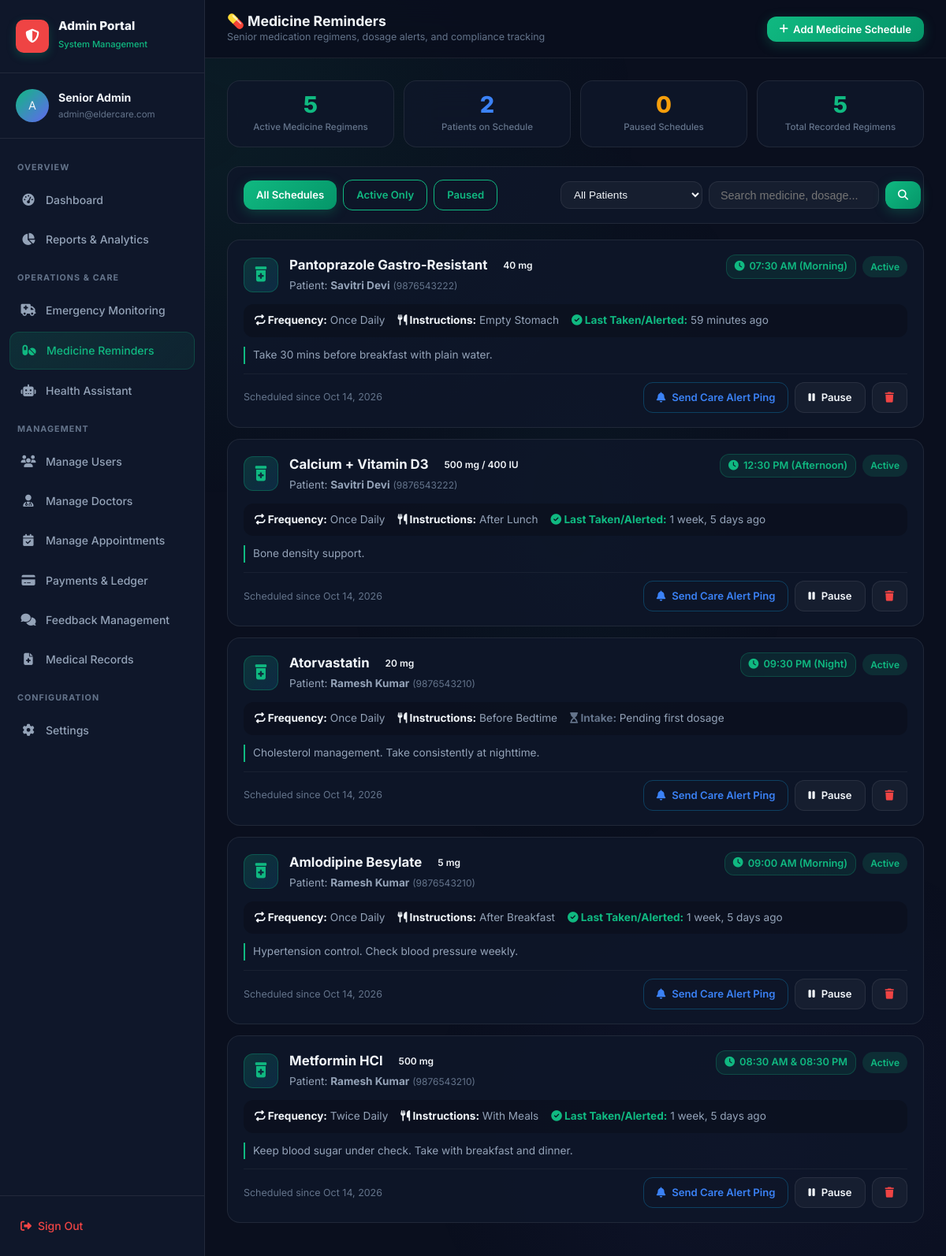
/admin-portal/medicine-reminders/ (signed in), run on the app's committed database.
### users/models.py (models this page shows, shortened)
class MedicineReminder(models.Model):
    STATUS_CHOICES = [
        ('active', 'Active'),
        ('completed', 'Completed'),
        ('paused', 'Paused'),
    ]
    elderly = models.ForeignKey(User, on_delete=models.CASCADE, related_name='medicine_reminders')
    medicine_name = models.CharField(max_length=150)
    dosage = models.CharField(max_length=100)
    frequency = models.CharField(max_length=100, default='Once Daily')
    time_of_day = models.CharField(max_length=100, default='08:00 AM (Morning)')
    meal_timing = models.CharField(max_length=100, default='After Meals')
    status = models.CharField(max_length=20, choices=STATUS_CHOICES, default='active')
    start_date = models.DateField(auto_now_add=True)
    end_date = models.DateField(null=True, blank=True)
    last_taken = models.DateTimeField(null=True, blank=True)
    notes = models.TextField(blank=True)
    created_at = models.DateTimeField(auto_now_add=True)
    class Meta:
        ordering = ['-created_at']

class ElderlyProfile(models.Model):
    GENDER_CHOICES = [
        ('Male', 'Male'),
        ('Female', 'Female'),
        ('Other', 'Other'),
        ('Prefer not to say', 'Prefer not to say'),
    ]
    user = models.OneToOneField(User, on_delete=models.CASCADE, related_name='elderly_profile')
    age = models.PositiveIntegerField(null=True, blank=True)
    gender = models.CharField(max_length=20, choices=GENDER_CHOICES, blank=True)
    phone = models.CharField(max_length=20, blank=True)
    address = models.TextField(blank=True)
    blood_group = models.CharField(max_length=10, blank=True)
    emergency_contact_name = models.CharField(max_length=100, blank=True)
    emergency_contact_phone = models.CharField(max_length=20, blank=True)
    created_at = models.DateTimeField(auto_now_add=True)

### users/views.py (the view)
    @login_required
    def wrapper(request, *args, **kwargs):
        if not (request.user.is_staff or request.user.is_superuser):
            messages.error(request, "Administrator privileges required.")
            return redirect('login_redirect')
        return view_func(request, *args, **kwargs)

### users/templates/user/admin-medicine-reminders.html (shortened to what this page needs)
<!DOCTYPE html>
<html lang="en">
<head>
  <link rel="stylesheet" href="/static/css/main.css" />
  <link rel="stylesheet" href="/static/css/dashboard.css" />
  <link rel="stylesheet" href="/static/css/modules.css" />
  <link rel="stylesheet" href="https://cdnjs.cloudflare.com/ajax/libs/font-awesome/6.5.1/css/all.min.css" />
</head>
<body>
  <div class="bg-gradient-mesh"></div>
  <div class="app-layout">
    <aside class="sidebar" id="sidebar">
      <div class="sidebar-header">
        <div class="sidebar-brand">
          <div class="sidebar-logo" style="background:var(--danger); color:white;"><i class="fas fa-shield-halved"></i></div>
          <div class="sidebar-brand-text"><h3>Admin Portal</h3><span>System Management</span></div>
        </div>
      </div>
      <div class="sidebar-user">
        <div class="avatar" id="sidebar_avatar" style="width:42px;height:42px;font-size:0.9rem;">A</div>
        <div class="sidebar-user-info">
          <div class="user-name" id="sidebar_user_name">{{ request.user.get_full_name|default:request.user.username }}</div>
          <div class="user-email" id="sidebar_user_email">{{ request.user.email|default:"admin@eldercare.com" }}</div>
        </div>
      </div>
      <nav class="sidebar-nav">
        <span class="nav-section-label">Overview</span>
        <a href="{% url 'admin_dashboard' %}" class="nav-link"><span class="nav-icon"><i class="fas fa-gauge-high"></i></span>Dashboard</a>
        <a href="{% url 'admin_reports' %}" class="nav-link"><span class="nav-icon"><i class="fas fa-chart-pie"></i></span>Reports & Analytics</a>
        <span class="nav-section-label">Operations & Care</span>
        <a href="{% url 'admin_emergency' %}" class="nav-link"><span class="nav-icon"><i class="fas fa-truck-medical"></i></span>Emergency Monitoring</a>
        <a href="{% url 'admin_medicine_reminders' %}" class="nav-link active"><span class="nav-icon"><i class="fas fa-pills"></i></span>Medicine Reminders</a>
        <a href="{% url 'admin_health_assistant' %}" class="nav-link"><span class="nav-icon"><i class="fas fa-robot"></i></span>Health Assistant</a>
        <span class="nav-section-label">Management</span>
        <a href="{% url 'admin_users' %}" class="nav-link"><span class="nav-icon"><i class="fas fa-users"></i></span>Manage Users</a>
        <a href="{% url 'admin_doctors' %}" class="nav-link"><span class="nav-icon"><i class="fas fa-user-doctor"></i></span>Manage Doctors</a>
        <a href="{% url 'admin_appointments' %}" class="nav-link"><span class="nav-icon"><i class="fas fa-calendar-check"></i></span>Manage Appointments</a>
        <a href="{% url 'admin_payments' %}" class="nav-link"><span class="nav-icon"><i class="fas fa-credit-card"></i></span>Payments & Ledger</a>
        <a href="{% url 'admin_feedback' %}" class="nav-link"><span class="nav-icon"><i class="fas fa-comments"></i></span>Feedback Management</a>
        <a href="{% url 'admin_records' %}" class="nav-link"><span class="nav-icon"><i class="fas fa-file-medical"></i></span>Medical Records</a>
        <span class="nav-section-label">Configuration</span>
        <a href="{% url 'admin_settings' %}" class="nav-link"><span class="nav-icon"><i class="fas fa-gear"></i></span>Settings</a>
      </nav>
      <div class="sidebar-footer">
        <a href="{% url 'logout' %}" class="sidebar-logout" style="text-decoration:none; display:flex; align-items:center; gap:8px;"><span class="nav-icon"><i class="fas fa-right-from-bracket"></i></span>Sign Out</a>
      </div>
    </aside>
    <main class="main-content">
      <header class="topbar">
        <div class="topbar-left">
          <div class="topbar-title">
            <h2>💊 Medicine Reminders</h2>
            <p>Senior medication regimens, dosage alerts, and compliance tracking</p>
          </div>
        </div>
        <div class="topbar-right" style="display:flex; align-items:center; gap:10px;">
          <button class="btn btn-primary btn-sm" onclick="openAddModal()" style="display:flex; align-items:center; gap:6px;">
            <i class="fas fa-plus"></i> Add Medicine Schedule
          </button>
        </div>
      </header>
      <div class="page-content">
        <div class="module-stats">
          <div class="module-stat">
            <div class="ms-value" style="color:var(--primary)">{{ active_reminders }}</div>
            <div class="ms-label">Active Medicine Regimens</div>
          </div>
          <div class="module-stat">
            <div class="ms-value" style="color:var(--info)">{{ patients_with_reminders }}</div>
            <div class="ms-label">Patients on Schedule</div>
          </div>
          <div class="module-stat">
            <div class="ms-value" style="color:var(--warning)">{{ paused_reminders }}</div>
            <div class="ms-label">Paused Schedules</div>
          </div>
          <div class="module-stat">
            <div class="ms-value" style="color:var(--success)">{{ total_reminders }}</div>
            <div class="ms-label">Total Recorded Regimens</div>
          </div>
        </div>
        <div style="background:var(--bg-card); border:1px solid var(--bg-glass-border); border-radius:var(--radius-lg); padding:16px 20px; margin-top:24px; display:flex; gap:12px; flex-wrap:wrap; align-items:center; justify-content:space-between;">
          <div style="display:flex; gap:8px; flex-wrap:wrap; align-items:center;">
            <a href="?status=all&elderly={{ selected_elderly }}&q={{ query }}" class="btn btn-sm {% if status_filter == 'all' %}btn-primary{% else %}btn-outline{% endif %}">All Schedules</a>
            <a href="?status=active&elderly={{ selected_elderly }}&q={{ query }}" class="btn btn-sm {% if status_filter == 'active' %}btn-success{% else %}btn-outline{% endif %}">Active Only</a>
            <a href="?status=paused&elderly={{ selected_elderly }}&q={{ query }}" class="btn btn-sm {% if status_filter == 'paused' %}btn-warning{% else %}btn-outline{% endif %}">Paused</a>
          </div>
          <form method="GET" style="display:flex; gap:8px; margin:0; flex-grow:1; max-width:440px;">
            <select name="elderly" onchange="this.form.submit()" class="form-control" style="background:var(--bg-glass); border:1px solid var(--bg-glass-border); color:var(--text-primary); padding:8px 12px; border-radius:var(--radius-md); font-size:0.85rem; max-width:180px;">
              <option value="">All Patients</option>
            </select>
            <input type="text" name="q" value="{{ query }}" placeholder="Search medicine, dosage..." class="form-control" style="background:var(--bg-glass); border:1px solid var(--bg-glass-border); color:var(--text-primary); padding:8px 14px; border-radius:var(--radius-md); font-size:0.9rem; flex-grow:1;" />
            <button type="submit" class="btn btn-primary btn-sm"><i class="fas fa-magnifying-glass"></i></button>
          </form>
        </div>
        <div style="margin-top:20px;">
          {% if reminders %}
            {% for item in reminders %}
              <div class="med-card">
                <div style="display:flex; justify-content:space-between; align-items:flex-start; flex-wrap:wrap; gap:10px;">
                  <div style="display:flex; align-items:center; gap:14px;">
                    <div style="width:44px; height:44px; border-radius:var(--radius-md); background:linear-gradient(135deg,rgba(16,185,129,0.2),rgba(14,165,233,0.15)); border:1px solid rgba(16,185,129,0.3); display:flex; align-items:center; justify-content:center; color:var(--success); font-size:1.2rem;">
                      <i class="fas fa-prescription-bottle-medical"></i>
                    </div>
                    <div>
                      <div style="font-weight:700; font-size:1.05rem; display:flex; align-items:center; gap:10px;">
                        <span>{{ item.medicine_name }}</span>
                        <span class="badge badge-primary text-xs">{{ item.dosage }}</span>
                      </div>
                      <div style="font-size:0.85rem; color:var(--text-secondary); margin-top:2px;">
                        Patient: <strong>{{ item.elderly.get_full_name|default:item.elderly.username }}</strong>
                        {% if item.elderly.elderly_profile.phone %}
                          <span class="text-muted text-xs">({{ item.elderly.elderly_profile.phone }})</span>
                        {% endif %}
                      </div>
                    </div>
                  </div>
                  <div style="display:flex; align-items:center; gap:8px;">
                    <span class="timing-badge">
                      <i class="fas fa-clock"></i> {{ item.time_of_day }}
                    </span>
                    <span class="badge {% if item.status == 'active' %}badge-success{% elif item.status == 'paused' %}badge-warning{% else %}badge-ghost{% endif %} text-xs">
                      {{ item.get_status_display }}
                    </span>
                  </div>
                </div>
                <div style="display:flex; gap:16px; flex-wrap:wrap; font-size:0.85rem; color:var(--text-secondary); background:rgba(0,0,0,0.2); padding:10px 14px; border-radius:var(--radius-md);">
                  <div><strong style="color:var(--text-primary);"><i class="fas fa-repeat"></i> Frequency:</strong> {{ item.frequency }}</div>
                  <div><strong style="color:var(--text-primary);"><i class="fas fa-utensils"></i> Instructions:</strong> {{ item.meal_timing }}</div>
                  {% if item.last_taken %}
                    <div><strong style="color:var(--success);"><i class="fas fa-check-circle"></i> Last Taken/Alerted:</strong> {{ item.last_taken|timesince }} ago</div>
                  {% else %}
                    <div><strong style="color:var(--text-muted);"><i class="fas fa-hourglass-start"></i> Intake:</strong> Pending first dosage</div>
                  {% endif %}
                </div>
                {% if item.notes %}
                  <div style="font-size:0.85rem; color:var(--text-secondary); border-left:2px solid var(--primary); padding-left:10px;">
                    {{ item.notes }}
                  </div>
                {% endif %}
                <div style="display:flex; justify-content:space-between; align-items:center; padding-top:10px; border-top:1px solid rgba(255,255,255,0.05); flex-wrap:wrap; gap:8px;">
                  <div style="font-size:0.78rem; color:var(--text-muted);">
                    Scheduled since {{ item.start_date|date:"M d, Y" }}
                  </div>
                  <div style="display:flex; gap:8px;">
                    <a href="{% url 'admin_medicine_reminder_send_ping' item.id %}" class="btn btn-outline btn-sm" style="color:var(--info); border-color:rgba(14,165,233,0.3);" title="Send instant reminder notification to patient's app">
                      <i class="fas fa-bell"></i> Send Care Alert Ping
                    </a>
                    <a href="{% url 'admin_medicine_reminder_toggle' item.id %}" class="btn btn-ghost btn-sm" title="Pause or Resume Schedule">
                      {% if item.status == 'active' %}
                        <i class="fas fa-pause text-warning"></i> Pause
                      {% else %}
                        <i class="fas fa-play text-success"></i> Resume
                      {% endif %}
                    </a>
                    <a href="{% url 'admin_medicine_reminder_delete' item.id %}" onclick="return confirm('Delete this medication schedule?');" class="btn btn-ghost btn-sm" style="color:var(--danger);" title="Delete Schedule">
                      <i class="fas fa-trash"></i>
                    </a>
                  </div>
                </div>
              </div>
            {% endfor %}
          {% endif %}
        </div>
      </div>
    </main>
  </div>
</body>
</html>

### data on the page
MedicineReminder: medicine_name "Pantoprazole Gastro-Resistant", dosage "40 mg", elderly.get_full_name "Savitri Devi", elderly.elderly_profile.phone "9876543222", time_of_day "07:30 AM (Morning)", status "Active", frequency "Once Daily", meal_timing "Empty Stomach", last_taken "59 minutes", notes "Take 30 mins before breakfast with plain water.", start_date "Oct 14, 2026", shows "Pause"
MedicineReminder: medicine_name "Calcium + Vitamin D3", dosage "500 mg / 400 IU", elderly.get_full_name "Savitri Devi", elderly.elderly_profile.phone "9876543222", time_of_day "12:30 PM (Afternoon)", status "Active", frequency "Once Daily", meal_timing "After Lunch", last_taken "1 week, 5 days", notes "Bone density support.", start_date "Oct 14, 2026", shows "Pause"
MedicineReminder: medicine_name "Atorvastatin", dosage "20 mg", elderly.get_full_name "Ramesh Kumar", elderly.elderly_profile.phone "9876543210", time_of_day "09:30 PM (Night)", status "Active", frequency "Once Daily", meal_timing "Before Bedtime", shows "Intake:", notes "Cholesterol management. Take consistently at nighttime.", start_date "Oct 14, 2026", shows "Pause"
MedicineReminder: medicine_name "Amlodipine Besylate", dosage "5 mg", elderly.get_full_name "Ramesh Kumar", elderly.elderly_profile.phone "9876543210", time_of_day "09:00 AM (Morning)", status "Active", frequency "Once Daily", meal_timing "After Breakfast", last_taken "1 week, 5 days", notes "Hypertension control. Check blood pressure weekly.", start_date "Oct 14, 2026", shows "Pause"
MedicineReminder: medicine_name "Metformin HCl", dosage "500 mg", elderly.get_full_name "Ramesh Kumar", elderly.elderly_profile.phone "9876543210", time_of_day "08:30 AM & 08:30 PM", status "Active", frequency "Twice Daily", meal_timing "With Meals", last_taken "1 week, 5 days", notes "Keep blood sugar under check. Take with breakfast and dinner.", start_date "Oct 14, 2026", shows "Pause"

### other printed values
{{ request.user.get_full_name|default:request.user.username }} "Senior Admin"
{{ request.user.email|default:"admin@eldercare.com" }} "admin@eldercare.com"
{{ active_reminders }} "5"
{{ patients_with_reminders }} "2"
{{ paused_reminders }} "0"
{{ total_reminders }} "5"
